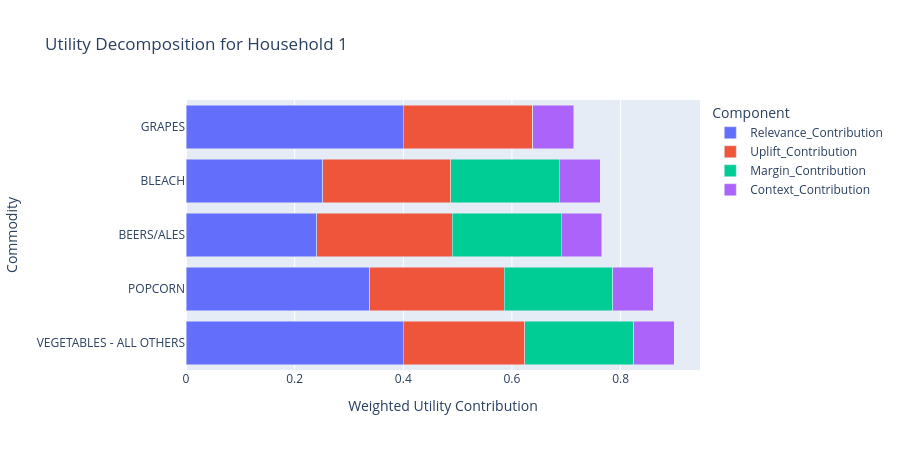

Here is the notebook cell this chart was saved with:
### Code cell
decomp_long = example_top5.melt(
    id_vars=['COMMODITY_DESC', 'Utility'],
    value_vars=[
        'Relevance_Contribution',
        'Uplift_Contribution',
        'Margin_Contribution',
        'Context_Contribution',
    ],
    var_name='Component',
    value_name='Contribution',
)

fig_decomp = px.bar(
    decomp_long,
    x='Contribution',
    y='COMMODITY_DESC',
    color='Component',
    orientation='h',
    barmode='stack',
    title=f'Utility Decomposition for Household {example_household}',
    category_orders={'COMMODITY_DESC': example_top5.sort_values('Utility')['COMMODITY_DESC'].tolist()},
)
fig_decomp.update_layout(height=450, xaxis_title='Weighted Utility Contribution', yaxis_title='Commodity')
fig_decomp.show()

### Figure 1 — Plotly figure (JSON) as saved in the notebook; plotly's stock layout.template omitted (floating-point values rounded to 4 significant figures)
{"data": [{"hovertemplate": "Component=Relevance_Contribution<br>Contribution=%{x}<br>COMMODITY_DESC=%{y}<extra></extra>", "legendgroup": "Relevance_Contribution", "marker": {"color": "#636efa", "pattern": {"shape": ""}}, "name": "Relevance_Contribution", "orientation": "h", "showlegend": true, "textposition": "auto", "type": "bar", "x": [0.4, 0.3383, 0.2403, 0.2518, 0.4], "xaxis": "x", "y": ["VEGETABLES - ALL OTHERS", "POPCORN", "BEERS/ALES", "BLEACH", "GRAPES"], "yaxis": "y"}, {"hovertemplate": "Component=Uplift_Contribution<br>Contribution=%{x}<br>COMMODITY_DESC=%{y}<extra></extra>", "legendgroup": "Uplift_Contribution", "marker": {"color": "#EF553B", "pattern": {"shape": ""}}, "name": "Uplift_Contribution", "orientation": "h", "showlegend": true, "textposition": "auto", "type": "bar", "x": [0.2238, 0.2471, 0.25, 0.2355, 0.2384], "xaxis": "x", "y": ["VEGETABLES - ALL OTHERS", "POPCORN", "BEERS/ALES", "BLEACH", "GRAPES"], "yaxis": "y"}, {"hovertemplate": "Component=Margin_Contribution<br>Contribution=%{x}<br>COMMODITY_DESC=%{y}<extra></extra>", "legendgroup": "Margin_Contribution", "marker": {"color": "#00cc96", "pattern": {"shape": ""}}, "name": "Margin_Contribution", "orientation": "h", "showlegend": true, "textposition": "auto", "type": "bar", "x": [0.2, 0.2, 0.2, 0.2, 0.0], "xaxis": "x", "y": ["VEGETABLES - ALL OTHERS", "POPCORN", "BEERS/ALES", "BLEACH", "GRAPES"], "yaxis": "y"}, {"hovertemplate": "Component=Context_Contribution<br>Contribution=%{x}<br>COMMODITY_DESC=%{y}<extra></extra>", "legendgroup": "Context_Contribution", "marker": {"color": "#ab63fa", "pattern": {"shape": ""}}, "name": "Context_Contribution", "orientation": "h", "showlegend": true, "textposition": "auto", "type": "bar", "x": [0.075, 0.075, 0.075, 0.075, 0.075], "xaxis": "x", "y": ["VEGETABLES - ALL OTHERS", "POPCORN", "BEERS/ALES", "BLEACH", "GRAPES"], "yaxis": "y"}], "layout": {"barmode": "stack", "height": 450, "legend": {"title": {"text": "Component"}, "tracegroupgap": 0}, "title": {"text": "Utility Decomposition for Household 1"}, "xaxis": {"anchor": "y", "domain": [0.0, 1.0], "title": {"text": "Weighted Utility Contribution"}}, "yaxis": {"anchor": "x", "categoryarray": ["VEGETABLES - ALL OTHERS", "POPCORN", "BEERS/ALES", "BLEACH", "GRAPES"], "categoryorder": "array", "domain": [0.0, 1.0], "title": {"text": "Commodity"}}}}
